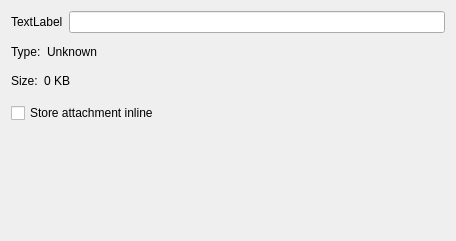
<?xml version="1.0" encoding="UTF-8"?>
<ui version="4.0">
 <class>AttachmentEditDialog</class>
 <widget class="QWidget" name="AttachmentEditDialog">
  <property name="geometry">
   <rect>
    <x>0</x>
    <y>0</y>
    <width>445</width>
    <height>241</height>
   </rect>
  </property>
  <layout class="QGridLayout" name="gridLayout">
   <item row="0" column="0" colspan="2">
    <layout class="QHBoxLayout" name="horizontalLayout">
     <item>
      <widget class="QLabel" name="mIcon">
       <property name="text">
        <string>TextLabel</string>
       </property>
      </widget>
     </item>
     <item>
      <widget class="KLineEdit" name="mLabelEdit">
       <property name="toolTip">
        <string extracomment="@info:tooltip">Give the attachment a name</string>
       </property>
       <property name="whatsThis">
        <string extracomment="@info:whatsthis">Type any string you desire here for the name of the attachment</string>
       </property>
       <property name="clickMessage">
        <string extracomment="@label">Attachment name</string>
       </property>
      </widget>
     </item>
    </layout>
   </item>
   <item row="1" column="0" colspan="2">
    <widget class="KSeparator" name="kseparator"/>
   </item>
   <item row="2" column="1">
    <widget class="QLabel" name="mTypeLabel">
     <property name="sizePolicy">
      <sizepolicy hsizetype="Expanding" vsizetype="Preferred">
       <horstretch>0</horstretch>
       <verstretch>0</verstretch>
      </sizepolicy>
     </property>
     <property name="text">
      <string comment="@label File type of attachment is unknown">Unknown</string>
     </property>
    </widget>
   </item>
   <item row="4" column="0" colspan="2">
    <widget class="QCheckBox" name="mInlineCheck">
     <property name="toolTip">
      <string extracomment="@info:tooltip">Store the attachment file inside the calendar</string>
     </property>
     <property name="whatsThis">
      <string extracomment="@info:whatsthis">Checking this option will cause the attachment to be stored inside your calendar, which can take a lot of space depending on the size of the attachment. If this option is not checked, then only a link pointing to the attachment will be stored.  Do not use a link for attachments that change often or may be moved (or removed) from their current location.</string>
     </property>
     <property name="text">
      <string extracomment="@option:check">Store attachment inline</string>
     </property>
    </widget>
   </item>
   <item row="6" column="0" colspan="2">
    <spacer name="verticalSpacer">
     <property name="orientation">
      <enum>Qt::Vertical</enum>
     </property>
     <property name="sizeHint" stdset="0">
      <size>
       <width>434</width>
       <height>109</height>
      </size>
     </property>
    </spacer>
   </item>
   <item row="3" column="0" colspan="2">
    <widget class="QStackedWidget" name="mStackedWidget">
     <property name="sizePolicy">
      <sizepolicy hsizetype="Preferred" vsizetype="Fixed">
       <horstretch>0</horstretch>
       <verstretch>0</verstretch>
      </sizepolicy>
     </property>
     <property name="currentIndex">
      <number>1</number>
     </property>
     <widget class="QWidget" name="page">
      <layout class="QHBoxLayout" name="horizontalLayout_2">
       <property name="leftMargin">
        <number>0</number>
       </property>
       <property name="rightMargin">
        <number>0</number>
       </property>
       <item>
        <widget class="QLabel" name="label_2">
         <property name="sizePolicy">
          <sizepolicy hsizetype="Minimum" vsizetype="Preferred">
           <horstretch>0</horstretch>
           <verstretch>0</verstretch>
          </sizepolicy>
         </property>
         <property name="text">
          <string>Location:</string>
         </property>
         <property name="alignment">
          <set>Qt::AlignRight|Qt::AlignTrailing|Qt::AlignVCenter</set>
         </property>
        </widget>
       </item>
       <item>
        <widget class="KUrlRequester" name="mURLRequester">
         <property name="toolTip">
          <string extracomment="@info:tooltip">Provide a location for the attachment file</string>
         </property>
         <property name="whatsThis">
          <string extracomment="@info:whatsthis">Enter the path to the attachment file or use the file browser by pressing the adjacent button</string>
         </property>
        </widget>
       </item>
      </layout>
     </widget>
     <widget class="QWidget" name="page_2">
      <layout class="QHBoxLayout" name="horizontalLayout_3">
       <property name="leftMargin">
        <number>0</number>
       </property>
       <property name="rightMargin">
        <number>0</number>
       </property>
       <item>
        <widget class="QLabel" name="label_3">
         <property name="sizePolicy">
          <sizepolicy hsizetype="Fixed" vsizetype="Preferred">
           <horstretch>0</horstretch>
           <verstretch>0</verstretch>
          </sizepolicy>
         </property>
         <property name="text">
          <string extracomment="@label">Size:</string>
         </property>
        </widget>
       </item>
       <item>
        <widget class="QLabel" name="mSizeLabel">
         <property name="text">
          <string>0 KB</string>
         </property>
        </widget>
       </item>
      </layout>
     </widget>
    </widget>
   </item>
   <item row="2" column="0">
    <widget class="QLabel" name="label">
     <property name="sizePolicy">
      <sizepolicy hsizetype="Minimum" vsizetype="Preferred">
       <horstretch>0</horstretch>
       <verstretch>0</verstretch>
      </sizepolicy>
     </property>
     <property name="text">
      <string>Type:</string>
     </property>
     <property name="alignment">
      <set>Qt::AlignLeading|Qt::AlignLeft|Qt::AlignVCenter</set>
     </property>
    </widget>
   </item>
  </layout>
 </widget>
 <customwidgets>
  <customwidget>
   <class>KUrlRequester</class>
   <extends>QFrame</extends>
   <header>kurlrequester.h</header>
  </customwidget>
  <customwidget>
   <class>KLineEdit</class>
   <extends>QLineEdit</extends>
   <header>klineedit.h</header>
  </customwidget>
  <customwidget>
   <class>KSeparator</class>
   <extends>QFrame</extends>
   <header>kseparator.h</header>
  </customwidget>
 </customwidgets>
 <resources/>
 <connections/>
</ui>
